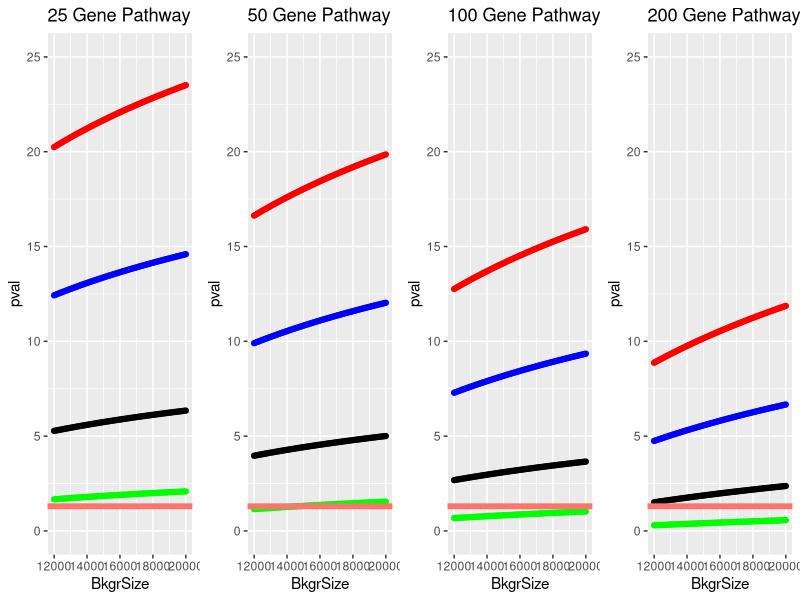
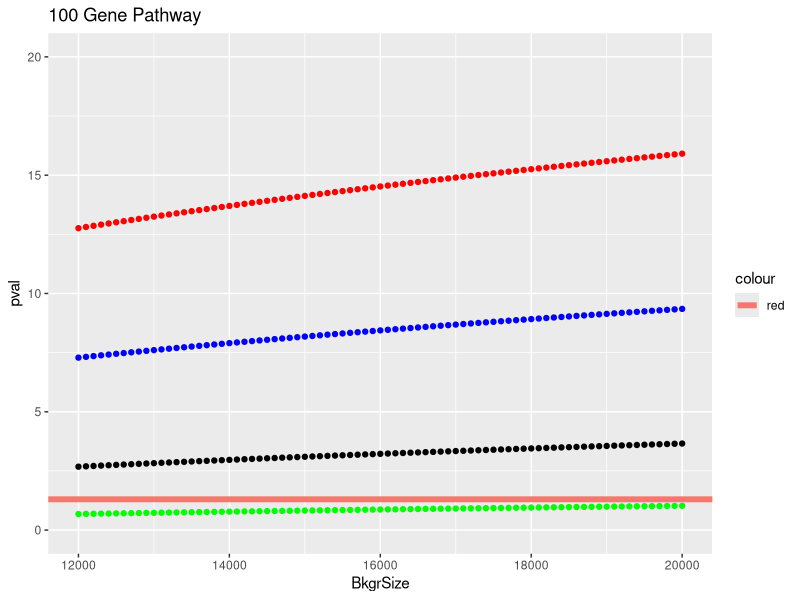
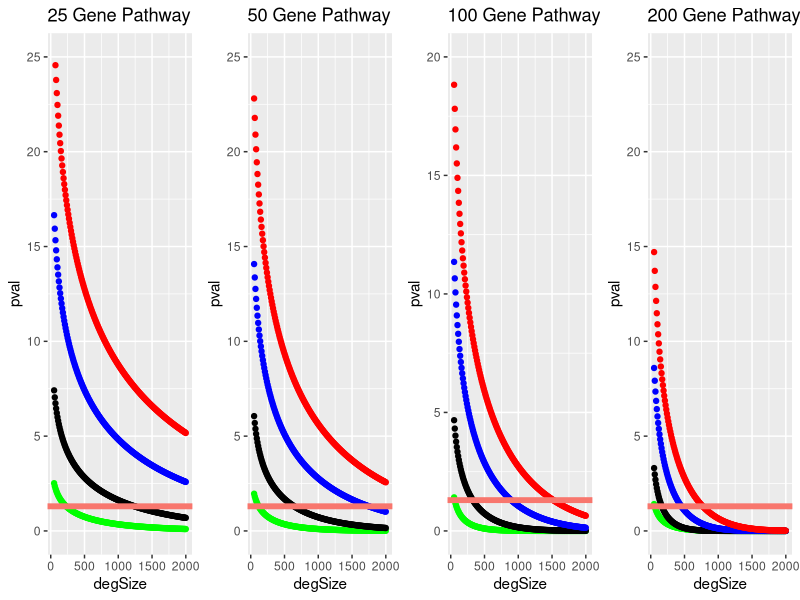
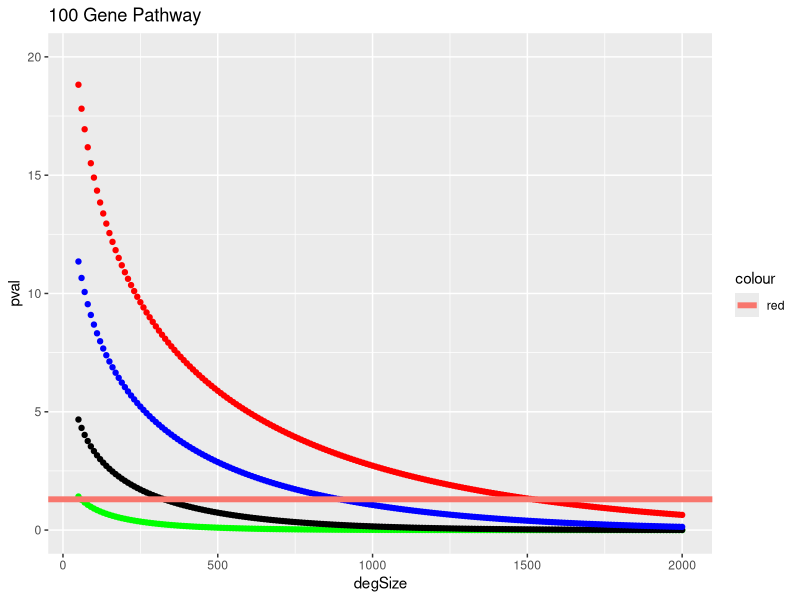
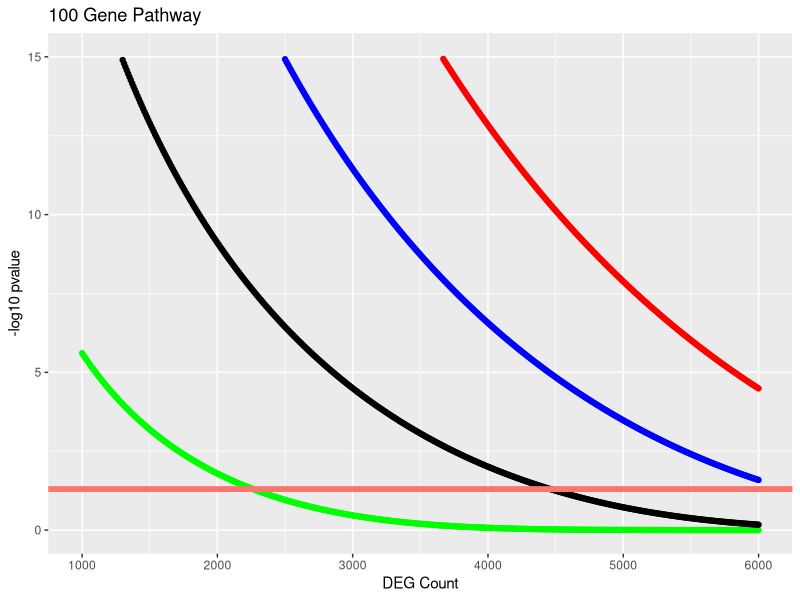
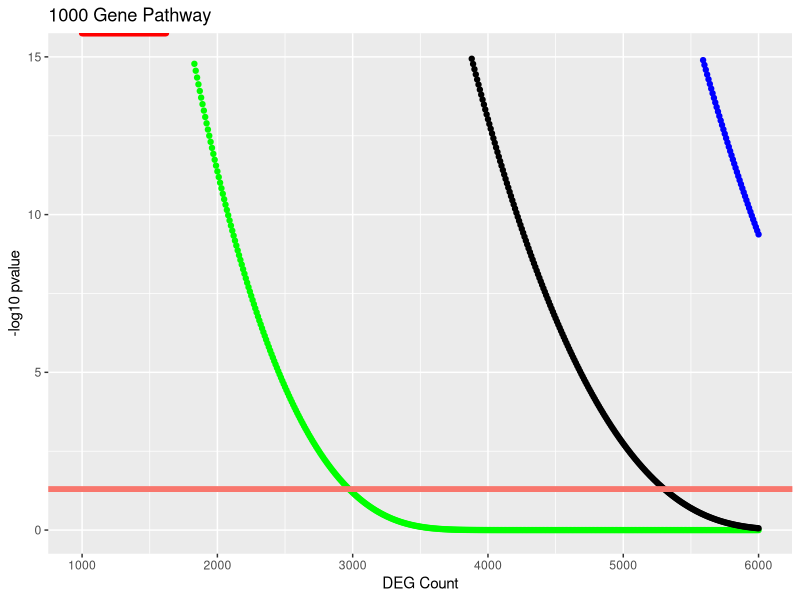
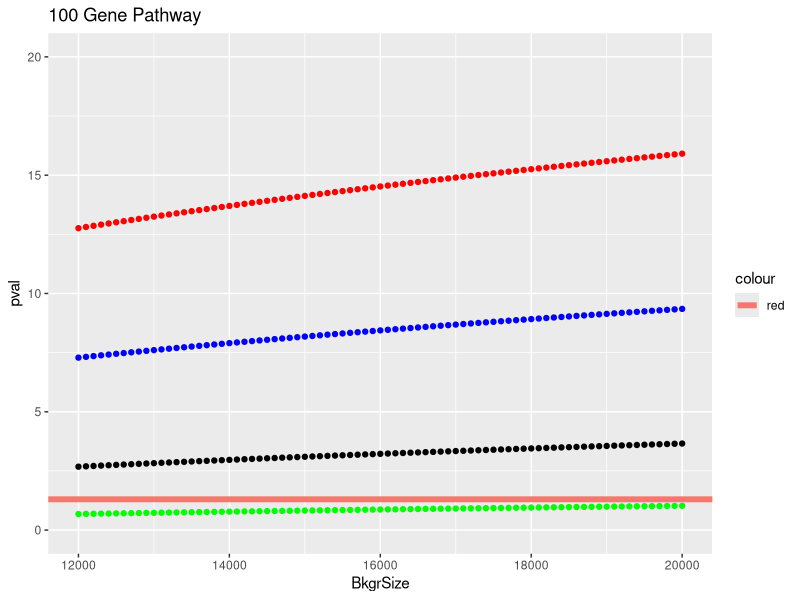
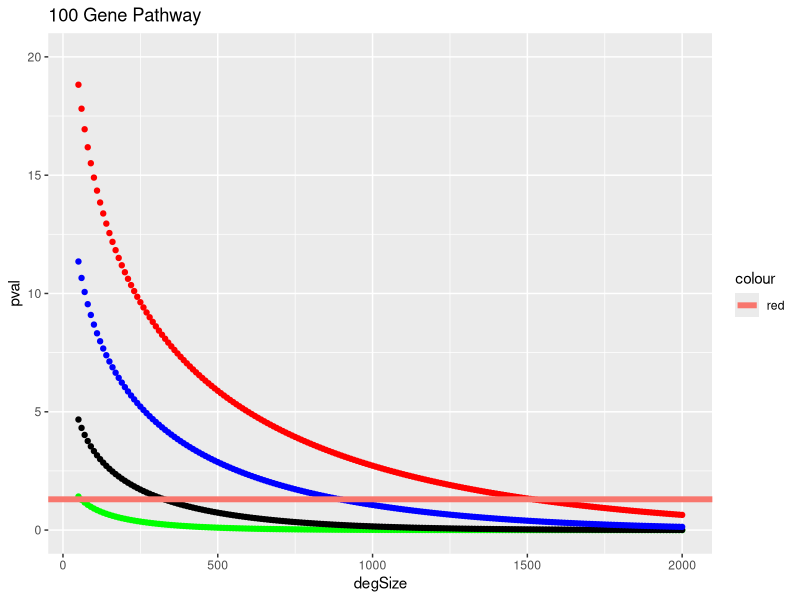

Write R code to recreate these figures, in order.
## ---- chunk 1
knitr::opts_chunk$set(echo = TRUE)
## ---- chunk 2
library(ggplot2)
library(tidyverse)
library(ggpubr)
## ---- chunk 3
make.df2 <- function(denomItem){
  a <- data.frame(c(2,degSize),c(pathSize,denomItem))
  x <- fisher.test(a, alternative="greater")
  return(-log(x$p.value,10))
}

make.df5 <- function(denomItem){
  a <- data.frame(c(5,degSize),c(pathSize,denomItem))
  x <- fisher.test(a, alternative="greater")
  return(-log(x$p.value,10))
}

make.df10 <- function(denomItem){
  a <- data.frame(c(10,degSize),c(pathSize,denomItem))
  x <- fisher.test(a, alternative="greater")
  return(-log(x$p.value,10))
}

make.df15 <- function(denomItem){
  a <- data.frame(c(15,degSize),c(pathSize,denomItem))
  x <- fisher.test(a, alternative="greater")
  return(-log(x$p.value,10))
}

make.df25 <- function(denomItem){
  a <- data.frame(c(25,degSize),c(pathSize,denomItem))
  x <- fisher.test(a, alternative="greater")
  return(-log(x$p.value,10))
}

make.df50 <- function(denomItem){
  a <- data.frame(c(50,degSize),c(pathSize,denomItem))
  x <- fisher.test(a, alternative="greater")
  return(-log(x$p.value,10))
}

make.df100 <- function(denomItem){
  a <- data.frame(c(100,degSize),c(pathSize,denomItem))
  x <- fisher.test(a, alternative="greater")
  return(-log(x$p.value,10))
}

make.df200 <- function(denomItem){
  a <- data.frame(c(200,degSize),c(pathSize,denomItem))
  x <- fisher.test(a, alternative="greater")
  return(-log(x$p.value,10))
}

## ---- chunk 4
denom <- seq(from = 12000, to = 20000, by = 100)
degSize <- 100
###########
pathSize <- 25

x2 <- lapply(denom, make.df2)
x2.Plot <- as.data.frame(cbind(denom,unlist(x2)))
colnames(x2.Plot) <- c("BkgrSize","pval")

x5 <- lapply(denom, make.df5)
x5.Plot <- as.data.frame(cbind(denom,unlist(x5)))
colnames(x5.Plot) <- c("BkgrSize","pval")

x10 <- lapply(denom, make.df10)
x10.Plot <- as.data.frame(cbind(denom,unlist(x10)))
colnames(x10.Plot) <- c("BkgrSize","pval")

x15 <- lapply(denom, make.df15)
x15.Plot <- as.data.frame(cbind(denom,unlist(x15)))
colnames(x15.Plot) <- c("BkgrSize","pval")

pl.25 <- ggplot() + geom_point(data=x2.Plot, aes(x=BkgrSize, y=pval), color="green") + geom_point(data=x5.Plot, aes(x=BkgrSize, y=pval), color="black") + geom_point(data=x10.Plot, aes(x=BkgrSize, y=pval), color="blue") + geom_point(data=x15.Plot, aes(x=BkgrSize, y=pval), color="red") + geom_hline(aes(yintercept=1.3, color = "red"), size=2)  + ylim(0, 25) + ggtitle("25 Gene Pathway")
###########
pathSize <- 50

x2 <- lapply(denom, make.df2)
x2.Plot <- as.data.frame(cbind(denom,unlist(x2)))
colnames(x2.Plot) <- c("BkgrSize","pval")

x5 <- lapply(denom, make.df5)
x5.Plot <- as.data.frame(cbind(denom,unlist(x5)))
colnames(x5.Plot) <- c("BkgrSize","pval")

x10 <- lapply(denom, make.df10)
x10.Plot <- as.data.frame(cbind(denom,unlist(x10)))
colnames(x10.Plot) <- c("BkgrSize","pval")

x15 <- lapply(denom, make.df15)
x15.Plot <- as.data.frame(cbind(denom,unlist(x15)))
colnames(x15.Plot) <- c("BkgrSize","pval")

pl.50 <- ggplot() + geom_point(data=x2.Plot, aes(x=BkgrSize, y=pval), color="green") + geom_point(data=x5.Plot, aes(x=BkgrSize, y=pval), color="black") + geom_point(data=x10.Plot, aes(x=BkgrSize, y=pval), color="blue") + geom_point(data=x15.Plot, aes(x=BkgrSize, y=pval), color="red") + geom_hline(aes(yintercept=1.3, color = "red"), size=2)  + ylim(0, 25) + ggtitle("50 Gene Pathway")
###########
pathSize <- 75

x2 <- lapply(denom, make.df2)
x2.Plot <- as.data.frame(cbind(denom,unlist(x2)))
colnames(x2.Plot) <- c("BkgrSize","pval")

x5 <- lapply(denom, make.df5)
x5.Plot <- as.data.frame(cbind(denom,unlist(x5)))
colnames(x5.Plot) <- c("BkgrSize","pval")

x10 <- lapply(denom, make.df10)
x10.Plot <- as.data.frame(cbind(denom,unlist(x10)))
colnames(x10.Plot) <- c("BkgrSize","pval")

x15 <- lapply(denom, make.df15)
x15.Plot <- as.data.frame(cbind(denom,unlist(x15)))
colnames(x15.Plot) <- c("BkgrSize","pval")

pl.75 <- ggplot() + geom_point(data=x2.Plot, aes(x=BkgrSize, y=pval), color="green") + geom_point(data=x5.Plot, aes(x=BkgrSize, y=pval), color="black") + geom_point(data=x10.Plot, aes(x=BkgrSize, y=pval), color="blue") + geom_point(data=x15.Plot, aes(x=BkgrSize, y=pval), color="red") + geom_hline(aes(yintercept=1.3, color = "red"), size=2)  + ylim(0, 25) + ggtitle("75 Gene Pathway")
###########
pathSize <- 100

x2 <- lapply(denom, make.df2)
x2.Plot <- as.data.frame(cbind(denom,unlist(x2)))
colnames(x2.Plot) <- c("BkgrSize","pval")

x5 <- lapply(denom, make.df5)
x5.Plot <- as.data.frame(cbind(denom,unlist(x5)))
colnames(x5.Plot) <- c("BkgrSize","pval")

x10 <- lapply(denom, make.df10)
x10.Plot <- as.data.frame(cbind(denom,unlist(x10)))
colnames(x10.Plot) <- c("BkgrSize","pval")

x15 <- lapply(denom, make.df15)
x15.Plot <- as.data.frame(cbind(denom,unlist(x15)))
colnames(x15.Plot) <- c("BkgrSize","pval")

pl.100 <- ggplot() + geom_point(data=x2.Plot, aes(x=BkgrSize, y=pval), color="green") + geom_point(data=x5.Plot, aes(x=BkgrSize, y=pval), color="black") + geom_point(data=x10.Plot, aes(x=BkgrSize, y=pval), color="blue") + geom_point(data=x15.Plot, aes(x=BkgrSize, y=pval), color="red") + geom_hline(aes(yintercept=1.3, color = "red"), size=2)  + ylim(0, 25) + ggtitle("100 Gene Pathway")

pl.100.fig <- ggplot() + geom_point(data=x2.Plot, aes(x=BkgrSize, y=pval), color="green") + geom_point(data=x5.Plot, aes(x=BkgrSize, y=pval), color="black") + geom_point(data=x10.Plot, aes(x=BkgrSize, y=pval), color="blue") + geom_point(data=x15.Plot, aes(x=BkgrSize, y=pval), color="red") + geom_hline(aes(yintercept=1.3, color = "red"), size=2)  + ylim(0, 20) + ggtitle("100 Gene Pathway")

###########
pathSize <- 200

x2 <- lapply(denom, make.df2)
x2.Plot <- as.data.frame(cbind(denom,unlist(x2)))
colnames(x2.Plot) <- c("BkgrSize","pval")

x5 <- lapply(denom, make.df5)
x5.Plot <- as.data.frame(cbind(denom,unlist(x5)))
colnames(x5.Plot) <- c("BkgrSize","pval")

x10 <- lapply(denom, make.df10)
x10.Plot <- as.data.frame(cbind(denom,unlist(x10)))
colnames(x10.Plot) <- c("BkgrSize","pval")

x15 <- lapply(denom, make.df15)
x15.Plot <- as.data.frame(cbind(denom,unlist(x15)))
colnames(x15.Plot) <- c("BkgrSize","pval")

pl.200 <- ggplot() + geom_point(data=x2.Plot, aes(x=BkgrSize, y=pval), color="green") + geom_point(data=x5.Plot, aes(x=BkgrSize, y=pval), color="black") + geom_point(data=x10.Plot, aes(x=BkgrSize, y=pval), color="blue") + geom_point(data=x15.Plot, aes(x=BkgrSize, y=pval), color="red") + geom_hline(aes(yintercept=1.3, color = "red"), size=2)  + ylim(0, 25) + ggtitle("200 Gene Pathway")
###########
pathSize <- 500

x2 <- lapply(denom, make.df2)
x2.Plot <- as.data.frame(cbind(denom,unlist(x2)))
colnames(x2.Plot) <- c("BkgrSize","pval")

x5 <- lapply(denom, make.df5)
x5.Plot <- as.data.frame(cbind(denom,unlist(x5)))
colnames(x5.Plot) <- c("BkgrSize","pval")

x10 <- lapply(denom, make.df10)
x10.Plot <- as.data.frame(cbind(denom,unlist(x10)))
colnames(x10.Plot) <- c("BkgrSize","pval")

x15 <- lapply(denom, make.df15)
x15.Plot <- as.data.frame(cbind(denom,unlist(x15)))
colnames(x15.Plot) <- c("BkgrSize","pval")

pl.500 <- ggplot() + geom_point(data=x2.Plot, aes(x=BkgrSize, y=pval), color="green") + geom_point(data=x5.Plot, aes(x=BkgrSize, y=pval), color="black") + geom_point(data=x10.Plot, aes(x=BkgrSize, y=pval), color="blue") + geom_point(data=x15.Plot, aes(x=BkgrSize, y=pval), color="red") + geom_hline(aes(yintercept=1.3, color = "red"), size=2)  + ylim(0, 25) + ggtitle("500 Gene Pathway")
## ---- chunk 5
ggarrange(pl.25,pl.50,pl.100,pl.200, legend = FALSE, ncol=4, nrow=1) 
## ---- chunk 6

pdf(paste0('pl100.pdf'),width=8, height=8)
pl.100.fig
dev.off()

pl.100.fig
## ---- chunk 7
# < -1 FC
a <- data.frame(c(8,62-8),c(194,20237-194))
a
fisher.test(a, alternative="greater")

b <- data.frame(c(27,268-27),c(194,20237-194))
b
fisher.test(b, alternative="greater")

d.ex1 <- data.frame(c(3,297),c(37,29663))
d.ex1
fisher.test(d.ex1, alternative="greater")

d.ex2 <- data.frame(c(3-1,297),c(37+1,29663))
d.ex2
fisher.test(d.ex2, alternative="greater")
## ---- chunk 8
testDGEs.df <- function(degCount){
  a <- data.frame(c(degsInPath,degCount),c(pathSize,bkground))
  x <- fisher.test(a, alternative="greater")
  return(-log(x$p.value,10))
}

degSize <- seq(from = 50, to = 2000, by = 10)
bkground <- 17000
###########
pathSize <- 25

degsInPath <- 2

degs.2 <- lapply(degSize, testDGEs.df)
degs.2.Plot <- as.data.frame(cbind(degSize,unlist(degs.2)))
colnames(degs.2.Plot) <- c("degSize","pval")

degsInPath <- 5

degs.5 <- lapply(degSize, testDGEs.df)
degs.5.Plot <- as.data.frame(cbind(degSize,unlist(degs.5)))
colnames(degs.5.Plot) <- c("degSize","pval")

degsInPath <- 10

degs.10 <- lapply(degSize, testDGEs.df)
degs.10.Plot <- as.data.frame(cbind(degSize,unlist(degs.10)))
colnames(degs.10.Plot) <- c("degSize","pval")

degsInPath <- 15

degs.15 <- lapply(degSize, testDGEs.df)
degs.15.Plot <- as.data.frame(cbind(degSize,unlist(degs.15)))
colnames(degs.15.Plot) <- c("degSize","pval")

pl.25path <- ggplot() + geom_point(data=degs.2.Plot, aes(x=degSize, y=pval), color="green") + geom_point(data=degs.5.Plot, aes(x=degSize, y=pval), color="black") + geom_point(data=degs.10.Plot, aes(x=degSize, y=pval), color="blue") + geom_point(data=degs.15.Plot, aes(x=degSize, y=pval), color="red") + geom_hline(aes(yintercept=1.3, color = "red"), size=2) + ylim(0, 25) + ggtitle("25 Gene Pathway")

###########
pathSize <- 50

degsInPath <- 2

degs.2 <- lapply(degSize, testDGEs.df)
degs.2.Plot <- as.data.frame(cbind(degSize,unlist(degs.2)))
colnames(degs.2.Plot) <- c("degSize","pval")

degsInPath <- 5

degs.5 <- lapply(degSize, testDGEs.df)
degs.5.Plot <- as.data.frame(cbind(degSize,unlist(degs.5)))
colnames(degs.5.Plot) <- c("degSize","pval")

degsInPath <- 10

degs.10 <- lapply(degSize, testDGEs.df)
degs.10.Plot <- as.data.frame(cbind(degSize,unlist(degs.10)))
colnames(degs.10.Plot) <- c("degSize","pval")

degsInPath <- 15

degs.15 <- lapply(degSize, testDGEs.df)
degs.15.Plot <- as.data.frame(cbind(degSize,unlist(degs.15)))
colnames(degs.15.Plot) <- c("degSize","pval")

pl.50path <- ggplot() + geom_point(data=degs.2.Plot, aes(x=degSize, y=pval), color="green") + geom_point(data=degs.5.Plot, aes(x=degSize, y=pval), color="black") + geom_point(data=degs.10.Plot, aes(x=degSize, y=pval), color="blue") + geom_point(data=degs.15.Plot, aes(x=degSize, y=pval), color="red") + geom_hline(aes(yintercept=1.3, color = "red"), size=2) + ylim(0, 25) + ggtitle("50 Gene Pathway")
###########
pathSize <- 100

degsInPath <- 2

degs.2 <- lapply(degSize, testDGEs.df)
degs.2.Plot <- as.data.frame(cbind(degSize,unlist(degs.2)))
colnames(degs.2.Plot) <- c("degSize","pval")

degsInPath <- 5

degs.5 <- lapply(degSize, testDGEs.df)
degs.5.Plot <- as.data.frame(cbind(degSize,unlist(degs.5)))
colnames(degs.5.Plot) <- c("degSize","pval")

degsInPath <- 10

degs.10 <- lapply(degSize, testDGEs.df)
degs.10.Plot <- as.data.frame(cbind(degSize,unlist(degs.10)))
colnames(degs.10.Plot) <- c("degSize","pval")

degsInPath <- 15

degs.15 <- lapply(degSize, testDGEs.df)
degs.15.Plot <- as.data.frame(cbind(degSize,unlist(degs.15)))
colnames(degs.15.Plot) <- c("degSize","pval")

pl.100path <- ggplot() + geom_point(data=degs.2.Plot, aes(x=degSize, y=pval), color="green") + geom_point(data=degs.5.Plot, aes(x=degSize, y=pval), color="black") + geom_point(data=degs.10.Plot, aes(x=degSize, y=pval), color="blue") + geom_point(data=degs.15.Plot, aes(x=degSize, y=pval), color="red") + geom_hline(aes(yintercept=1.3, color = "red"), size=2) + ylim(0, 20) + ggtitle("100 Gene Pathway")
###########
pathSize <- 200

degsInPath <- 2

degs.2 <- lapply(degSize, testDGEs.df)
degs2.Plot <- as.data.frame(cbind(degSize,unlist(degs.2)))
colnames(degs.2.Plot) <- c("degSize","pval")

degsInPath <- 5

degs.5 <- lapply(degSize, testDGEs.df)
degs.5.Plot <- as.data.frame(cbind(degSize,unlist(degs.5)))
colnames(degs.5.Plot) <- c("degSize","pval")

degsInPath <- 10

degs.10 <- lapply(degSize, testDGEs.df)
degs.10.Plot <- as.data.frame(cbind(degSize,unlist(degs.10)))
colnames(degs.10.Plot) <- c("degSize","pval")

degsInPath <- 15

degs.15 <- lapply(degSize, testDGEs.df)
degs.15.Plot <- as.data.frame(cbind(degSize,unlist(degs.15)))
colnames(degs.15.Plot) <- c("degSize","pval")

pl.200path <- ggplot() + geom_point(data=degs.2.Plot, aes(x=degSize, y=pval), color="green") + geom_point(data=degs.5.Plot, aes(x=degSize, y=pval), color="black") + geom_point(data=degs.10.Plot, aes(x=degSize, y=pval), color="blue") + geom_point(data=degs.15.Plot, aes(x=degSize, y=pval), color="red") + geom_hline(aes(yintercept=1.3, color = "red"), size=2) + ylim(0, 25) + ggtitle("200 Gene Pathway")
## ---- chunk 9
ggarrange(pl.25path, pl.50path, pl.100path,pl.200path, legend = FALSE, ncol=4, nrow=1) 
## ---- chunk 10

pdf(paste0('pl100path.pdf'),width=8, height=8)
pl.100path
dev.off()

pl.100path
## ---- chunk 11
testDGEs.df <- function(degCount){
  a <- data.frame(c(degsInPath,degCount),c(pathSize,20000-degCount))
  x <- fisher.test(a, alternative="greater")
  return(-log(x$p.value,10))
}

degSize <- seq(from = 1000, to = 6000, by = 10)

###########
pathSize <- 100

degsInPath <- 20

degs.20 <- lapply(degSize, testDGEs.df)
degs.20.Plot <- as.data.frame(cbind(degSize,unlist(degs.20)))
colnames(degs.20.Plot) <- c("degSize","pval")

degsInPath <- 40

degs.40 <- lapply(degSize, testDGEs.df)
degs.40.Plot <- as.data.frame(cbind(degSize,unlist(degs.40)))
colnames(degs.40.Plot) <- c("degSize","pval")

degsInPath <- 60

degs.60 <- lapply(degSize, testDGEs.df)
degs.60.Plot <- as.data.frame(cbind(degSize,unlist(degs.60)))
colnames(degs.60.Plot) <- c("degSize","pval")

degsInPath <- 80

degs.80 <- lapply(degSize, testDGEs.df)
degs.80.Plot <- as.data.frame(cbind(degSize,unlist(degs.80)))
colnames(degs.80.Plot) <- c("degSize","pval")

pl.100 <- ggplot() + geom_point(data=degs.20.Plot, aes(x=degSize, y=pval), color="green") + geom_point(data=degs.40.Plot, aes(x=degSize, y=pval), color="black") + geom_point(data=degs.60.Plot, aes(x=degSize, y=pval), color="blue") + geom_point(data=degs.80.Plot, aes(x=degSize, y=pval), color="red") + ylab(label = '-log10 pvalue') + xlab(label = 'DEG Count') + ggtitle("100 Gene Pathway")

#geom_hline(aes(yintercept=1.3, color = "red"), size=2) 

h <- 1.3
pl.100.pub <- pl.100 + scale_x_continuous(limits = c(1000, 6000),breaks = c(1000, 2000, 3000, 4000, 5000, 6000)) + scale_y_continuous(limits = c(0, 15),breaks = c(0, 5, 10, 15)) + geom_hline(aes(yintercept=h, color = "red"), size=2, show.legend=FALSE) + geom_text(aes(0,h,label = h, vjust = -0.5))

pl.100.pub

pdf(paste0('pl.100.pub.pdf'),width=6, height=6)
pl.100.pub
dev.off()
## ---- chunk 12
testDGEs.df <- function(degCount){
  a <- data.frame(c(degsInPath,degCount),c(pathSize,20000-degCount))
  x <- fisher.test(a, alternative="greater")
  return(-log(x$p.value,10))
}

degSize <- seq(from = 1000, to = 6000, by = 10)
###########
pathSize <- 1000

degsInPath <- 200

degs.200 <- lapply(degSize, testDGEs.df)
degs.200.Plot <- as.data.frame(cbind(degSize,unlist(degs.200)))
colnames(degs.200.Plot) <- c("degSize","pval")

degsInPath <- 400

degs.400 <- lapply(degSize, testDGEs.df)
degs.400.Plot <- as.data.frame(cbind(degSize,unlist(degs.400)))
colnames(degs.400.Plot) <- c("degSize","pval")

degsInPath <- 600

degs.600 <- lapply(degSize, testDGEs.df)
degs.600.Plot <- as.data.frame(cbind(degSize,unlist(degs.600)))
colnames(degs.600.Plot) <- c("degSize","pval")

degsInPath <- 800

degs.800 <- lapply(degSize, testDGEs.df)
degs.800.Plot <- as.data.frame(cbind(degSize,unlist(degs.800)))
colnames(degs.800.Plot) <- c("degSize","pval")

pl.1000 <- ggplot() + geom_point(data=degs.200.Plot, aes(x=degSize, y=pval), color="green") + geom_point(data=degs.400.Plot, aes(x=degSize, y=pval), color="black") + geom_point(data=degs.600.Plot, aes(x=degSize, y=pval), color="blue") + geom_point(data=degs.800.Plot, aes(x=degSize, y=pval), color="red") + ylab(label = '-log10 pvalue') + xlab(label = 'DEG Count') + ggtitle("1000 Gene Pathway")

#geom_hline(aes(yintercept=1.3, color = "red"), size=2) 

h <- 1.3
pl.1000.pub <- pl.1000 + scale_x_continuous(limits = c(1000, 6000),breaks = c(1000, 2000, 3000, 4000, 5000, 6000)) + scale_y_continuous(limits = c(0, 15),breaks = c(0, 5, 10, 15)) + geom_hline(aes(yintercept=h, color = "red"), size=2, show.legend=FALSE) + geom_text(aes(0,h,label = h, vjust = -0.5))

pl.1000.pub

pdf(paste0('pl.1000.pub.pdf'),width=6, height=6)
pl.1000.pub
dev.off()
